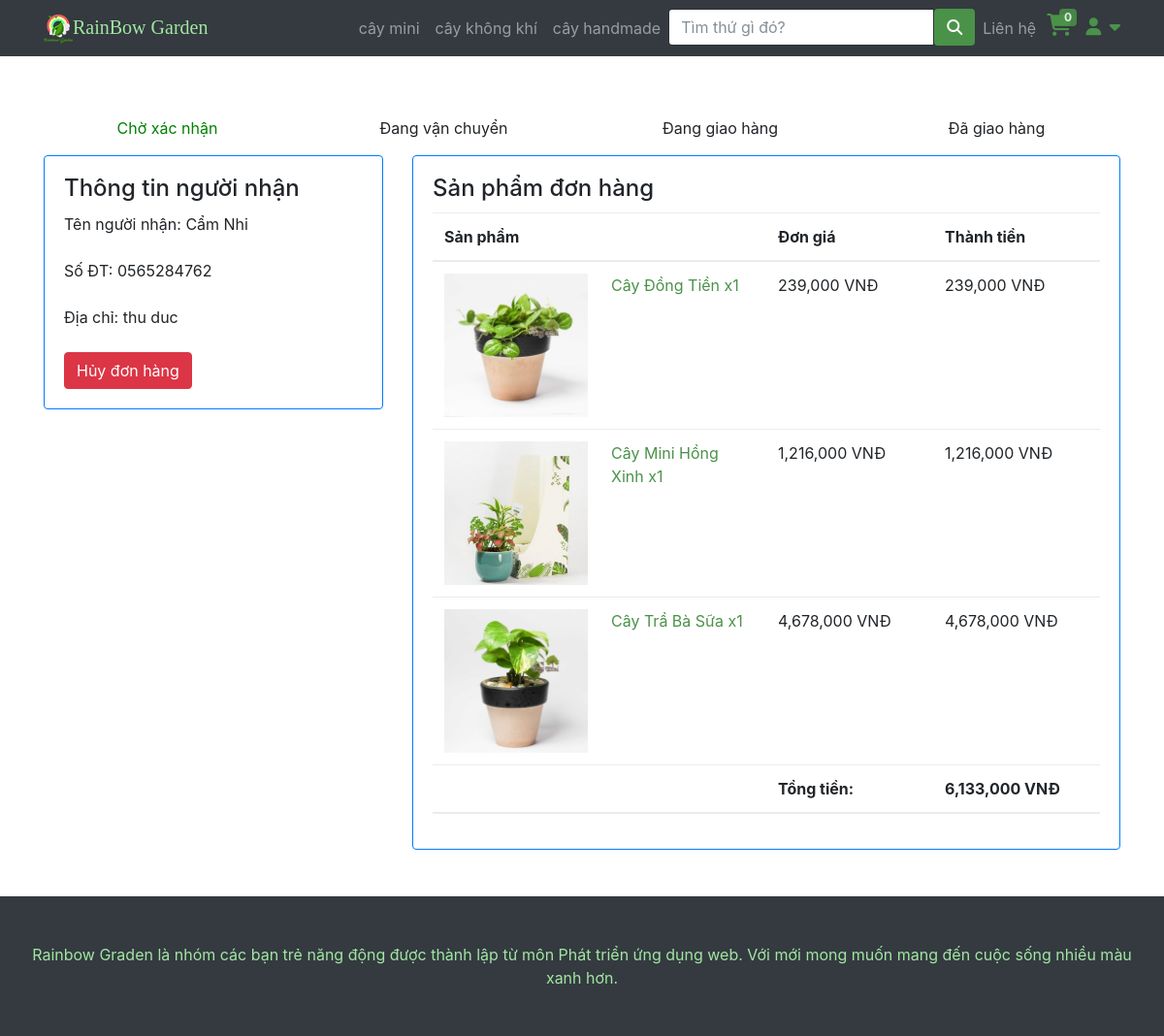
The app's page /hoadon.php?id=40 (signed in), older data.
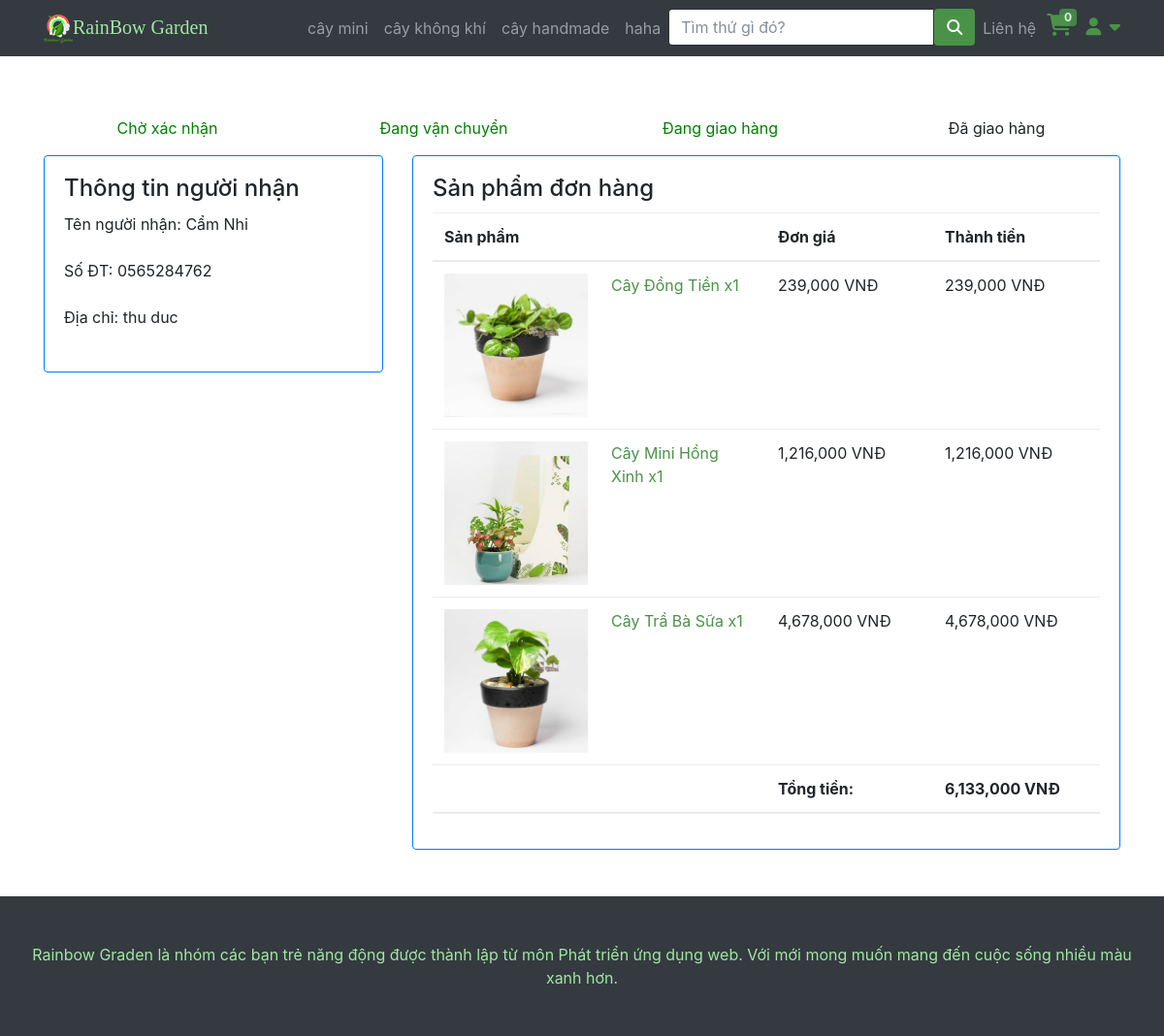
The same page, newer data.
### tables this page shows
CREATE TABLE IF NOT EXISTS `category` (
  `id` int NOT NULL AUTO_INCREMENT,
  `name` varchar(200) DEFAULT NULL,
  `image` varchar(200) NOT NULL,
  PRIMARY KEY (`id`)
);

CREATE TABLE IF NOT EXISTS `sttorder` (
  `sttID` int NOT NULL AUTO_INCREMENT,
  `sttName` varchar(70) DEFAULT NULL,
  PRIMARY KEY (`sttID`)
);

CREATE TABLE IF NOT EXISTS `order_line` (
  `id_order` int NOT NULL,
  `id_product` int NOT NULL,
  `quantity` int DEFAULT NULL,
  `price` double NOT NULL,
  PRIMARY KEY (`id_order`,`id_product`),
  KEY `id_order` (`id_order`,`id_product`),
  KEY `id_product` (`id_product`),
  KEY `id_order_2` (`id_order`),
  KEY `id_product_2` (`id_product`)
);

CREATE TABLE IF NOT EXISTS `product` (
  `id` int NOT NULL AUTO_INCREMENT,
  `name` varchar(200) DEFAULT NULL,
  `saleoff` int DEFAULT NULL,
  `category` int DEFAULT NULL,
  `imagiUrl` varchar(225) DEFAULT NULL,
  `short_descripsion` text,
  `inStock` int DEFAULT '0',
  `isAvailable` tinyint(1) DEFAULT '1',
  PRIMARY KEY (`id`),
  KEY `category` (`category`)
);

### php/connectDB.php (called while the page is built, shortened)
<?php
class DataAccessHelper
{
	static $connection;
	public function connect()
	{
		self::$connection = new mysqli(DB_HOST, DB_USER, DB_PASSWORD, DB_NAME, DB_PORT);
		self::$connection->set_charset(DB_CHARSET);
	}
	public function executeQuery($sql)
	{
		return self::$connection->query($sql);
	}
}

### php/model_oder.php (called while the page is built, shortened)
<?php
class Orders extends DataAccessHelper
{
    static function getOrder_ByID($id, $custom_id)
    {
        $sql = self::$connection->prepare("SELECT * FROM `order` WHERE id = ? AND custom_id =?");
        $sql->bind_param('ii', $id, $custom_id);
        $sql->execute();
        $result = $sql->get_result();
        $items = $result->fetch_assoc();
        return $items;
    }
}

### php/model_stt_order.php (called while the page is built, shortened)
<?php
class STTOrder extends DataAccessHelper
{
    static function getStartNormal()
    {
        $sql = self::$connection->prepare("SELECT * FROM sttorder where sttID != 5");
        $sql->execute();
        $items = $sql->get_result()->fetch_all(MYSQLI_ASSOC);
        return $items;
    }
}

### php/model_oderdetail.php (called while the page is built, shortened)
<?php
class OrderDetail extends DataAccessHelper
{
    static function getOrder_ByOrderId($orderId)
    {
        $sql = self::$connection->prepare("SELECT * FROM order_line WHERE id_order = ?");
        $sql->bind_param('i', $orderId);
        $sql->execute();
        $items = $sql->get_result()->fetch_all(MYSQLI_ASSOC);
        return $items;
    }
}

### php/model_product.php (called while the page is built, shortened)
<?php
class Product extends DataAccessHelper
{
    static function getProductById($id)
    {
        $sql = self::$connection->prepare("SELECT p.* , activePrice(p.id) as price FROM product p WHERE id = ?");
        $sql->bind_param("i", $id);
        $sql->execute();
        $result = $sql->get_result();
        $items = $result->fetch_assoc();
        return $items;
    }
}

### hoadon.php (the view, shortened to what the changed rows need)
<?php
include 'header.php';
?>
<?php if (isset($_GET['id'])) {
    $idOrder = $_GET['id'];
    $order = Orders::getOrder_ByID($idOrder, $id_user);
    $STTOrders = STTOrder::getStartNormal();
?>
    <div class="container py-5">
        <?php if ($order['sttOrder'] != 5) { ?>
            <div class="row justify-content-center align-items-center g-2 py-3">
                <?php foreach ($STTOrders as $stt): ?>
                    <div <?php echo $order['sttOrder'] >= $stt['sttID'] ? 'style="color: green;"' :  "" ?>class="col text-center"><?php echo $stt['sttName'] ?></div>
                <?php endforeach ?>
            </div>
        <?php } else { ?>
            <div class="text-center text-danger">Đơn hàng đã hủy</div>
        <?php } ?>
        <div class=" row justify-content-center ">
            <div class="col-4">
                <div
                    class="card border-primary">
                    <div class="card-body">
                        <h4 class="card-title">Thông tin người nhận</h4>
                        <p class="card-text">
                            <label>Tên người nhận: </label> <?php echo $order['fullname'] ?>
                        </p>
                        <p class="card-text">
                            <label>Số ĐT: </label> <?php echo $order['phone'] ?>
                        </p>
                        <p class="card-text">
                            <label>Địa chỉ: </label> <?php echo $order['address'] ?>
                        </p>
                        <?php if ($order['sttOrder'] == 1) { ?>
                            <a href="process_checkout.php?cancel=<?php echo $order['id'] ?>" onclick="alertDeleter()" type="button" class="btn btn-danger">Hủy đơn hàng</a>
                        <?php } ?>
                    </div>
                </div>
            </div>
            <div class="col-8">
                <div
                    class="card border-primary">
                    <div class="card-body">
                        <div
                            class="table-responsive">
                            <table class="table ">
                                <thead>
                                    <tr>
                                        <th style="width: 25%;" scope="col">Sản phẩm</th>
                                        <th style="width: 25%;" scope="col"></th>
                                        <th style="width: 25%;" scope="col">Đơn giá</th>
                                        <th style="width: 25%;" scope="col">Thành tiền</th>
                                    </tr>
                                </thead>
                                <tbody>
                                    <?php $getOderDetail = OrderDetail::getOrder_ByOrderId($order['id']);
                                    $totalOrder = 0;
                                    foreach ($getOderDetail as $value) :
                                        $pro = Product::getProductById($value['id_product']);
                                        $totalDetail = $value['price'] * $value['quantity'];
                                        $totalOrder += $totalDetail; ?>
                                        <tr class="">
                                            <td> <img src="<?php echo $pro['imagiUrl'] ?>" style="width: 100%;" alt=""> </td>
                                            <td>
                                                <a href=""> <?php echo $pro['name'] ?>
                                                    <span>x<?php echo $value['quantity'] ?></span>
                                                </a>
                                            </td>
                                            <td><?php echo number_format($value['price'], 0) ?> <span>VNĐ</span></td>
                                            <td><?php echo number_format($totalDetail, 0) ?> <span>VNĐ</span></td>
                                        </tr>
                                    <?php endforeach ?>
                                </tbody>
                                <thead>
                                    <tr>
                                        <th style="width: 25%;" scope="col"></th>
                                        <th style="width: 25%;" scope="col"></th>
                                        <th style="width: 25%;" scope="col">Tổng tiền: </th>
                                        <th style="width: 25%;" scope="col"><?php echo number_format($totalOrder, 0) ?> <span>VNĐ</span></th>
                                    </tr>
                                </thead>
                            </table>
                        </div>
                    </div>
                </div>
            </div>
        </div>
    </div>
<?php } ?>
<?php
include 'footer.php';
?>

### header.php (shortened to what the changed rows need)
<?php
include "php/connectDB.php";
include "php/model_product.php";
include "php/model_oder.php";
include "php/model_oderdetail.php";
include 'php/model_stt_order.php';
$db = new DataAccessHelper;
$db->connect();
?>
<!DOCTYPE html>
<html lang="en">
<head>
    <link href="vendor/bootstrap/css/bootstrap.min.css" rel="stylesheet">
    <link href="css/modern-business.css" rel="stylesheet">
    <link href="css/icon-fonts.min.css" rel="stylesheet">
    <link href="css/settings.css" rel="stylesheet">
    <link href="css/grid-and-effects.css" rel="stylesheet">
    <link href="css/custom.css" rel="stylesheet">
    <link href="css/styles.css" rel="stylesheet">
    <link rel="stylesheet" href="https://cdnjs.cloudflare.com/ajax/libs/font-awesome/6.7.1/css/all.min.css">
</head>
<body>
    <nav class="navbar fixed-top navbar-expand-lg navbar-dark bg-dark fixed-top">
        <div class="container">
            <div class="collapse navbar-collapse" id="navbarResponsive">
                <ul class="navbar-nav ml-auto">
                    <?php
                    $query = $db->executeQuery("SELECT * FROM category");
                    $result = mysqli_fetch_all($query, MYSQLI_ASSOC);
                    ?>
                    <?php foreach ($result as $value) : ?>
                        <li class="nav-item">
                            <a class="nav-link" href="loaicay?category=<?php echo $value['id'] ?>"><?php echo $value['name'] ?></a>
                        </li>
                    <?php endforeach; ?>
                            <?php
                            if (isset($_SESSION['account'])) {
                                $id_user = $_SESSION['account']
                            ?>
                            <?php
                            } ?>
                </ul>
            </div>
        </div>
    </nav>

Row changes from the older to the newer data that the page shows:
added category: name "haha"
changed order "Cẩm Nhi": sttOrder 1 → 3 (drawn)
Text that changed along with them:
text no longer shown: "Hủy đơn hàng"
